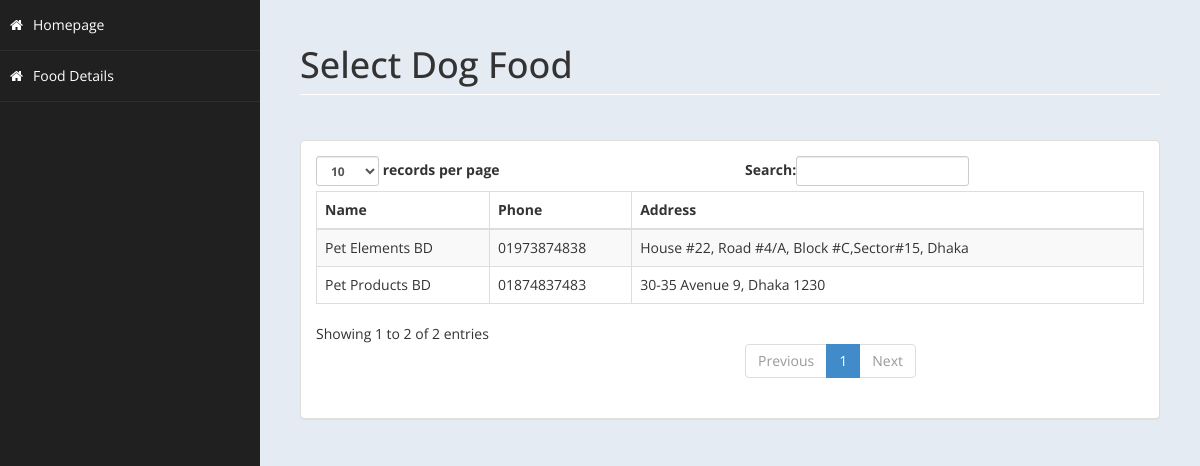
The app's page /food/store/uttara.php with its own data.
### tables this page shows
CREATE TABLE `foodloc` (
  `name` varchar(1000) NOT NULL,
  `phone` varchar(1000) NOT NULL,
  `addr` varchar(1000) NOT NULL,
  `loc` varchar(1000) NOT NULL,
  `id` int(100) NOT NULL
);

### food/store/uttara.php (the view, shortened to what this page needs)
<!DOCTYPE html>
<html xmlns="http://www.w3.org/1999/xhtml">
<head>
    <link href="assets/css/bootstrap.css" rel="stylesheet" />
    <link href="assets/css/font-awesome.css" rel="stylesheet" />
    <link href="assets/css/custom-styles.css" rel="stylesheet" />
</head>
<body>
    <div id="wrapper">
        <nav class="navbar-default navbar-side" role="navigation">
            <div class="sidebar-collapse">
                <ul class="nav" id="main-menu">
                <li>
                        <a  href="../../home.php"><i class="fa fa-home"></i>Homepage</a>
                    </li>
                    <li>
                        <a  href="uttara.php"><i class="fa fa-home"></i>Food Details</a>
                    </li>
					</ul>
            </div>
        </nav>
        <div id="page-wrapper" >
            <div id="page-inner">
			 <div class="row">
                    <div class="col-md-12">
                        <h1 class="page-header">
                           Select Dog Food<small> </small>
                        </h1>
                    </div>
                </div>
            <div class="row">
                <div class="col-md-12">
                    <div class="panel panel-default">
                        <div class="panel-body">
                            <div class="table-responsive">
                                <table class="table table-striped table-bordered table-hover" id="dataTables-example">
                                    <thead>
                                        <tr>
                                            <th>Name</th>
                                            <th>Phone</th>
                                            <th>Address</th>
                                        </tr>
                                    </thead>
                                    <tbody>
									<?php
										include ('db.php');
										$sql="select * from foodloc where loc='uttara'";
										$re = mysqli_query($con,$sql);
										while($row = mysqli_fetch_array($re))
										{
                                            $id = $row['id'];
                                            if($id !="Null")
                                            {
                                                echo"<tr class='gradeC'>
                                                <td>".$row['name']."</td>
                                                <td>".$row['phone']."</td>
                                                <td>".$row['addr']."</td>
                                                </tr>";
                                            }
                                            else
                                            {
                                                echo"<tr class='gradeC'>
												<td>".$row['name']."</td>
												<td>".$row['phone']."</td>
                                                <td>".$row['addr']."</td>
												</tr>";
                                            }
										}
									?>
                                    </tbody>
                                </table>
                            </div>
                        </div>
                    </div>
                </div>
            </div>
        </div>
    </div>
</body>
</html>

### food/store/assets/css/custom-styles.css (style rules this page uses)
body { font-family: 'Open Sans', sans-serif; }
#wrapper { width: 100%; background:#202020; }
#page-wrapper { padding: 15px 15px; min-height: 600px; background:#E5EBF2; }
#page-inner { width:100%; margin:10px 20px 10px 0px; background-color:transparent; padding:10px; min-height:1200px; }
h1, .h1, h2, .h2, h3, .h3 { margin-top: 7px; margin-bottom: -5px; }
.page-header { padding-bottom: 9px; margin: 10px 0 45px; border-bottom: 1px solid #ffffff; }
.sidebar-collapse , .sidebar-collapse .nav { background:none; }
.sidebar-collapse .nav { padding:0; }
.sidebar-collapse .nav > li > a { color:#fff; background:transparent; text-shadow:none; }
.sidebar-collapse > .nav > li > a { padding:15px 10px; }
.sidebar-collapse > .nav > li { border-bottom: 1px solid rgba(107, 108, 109, 0.19); }
.navbar-side { border:none; background-color: transparent; }
.navbar-default { border:0px solid black; }
.nav > li > a > i { margin-right:10px; }
@media (min-width:768px) { #page-wrapper { margin: 0 0 0 260px; padding: 15px 30px; min-height: 1200px; } }
@media (min-width:768px) { .navbar-side { z-index: 1; position: absolute; width: 260px; } }

### records on screen
foodloc: name "Pet Elements BD", phone "01973874838", addr "House #22, Road #4/A, Block #C,Sector#15, Dhaka"
foodloc: name "Pet Products BD", phone "01874837483", addr "30-35 Avenue 9, Dhaka 1230"
